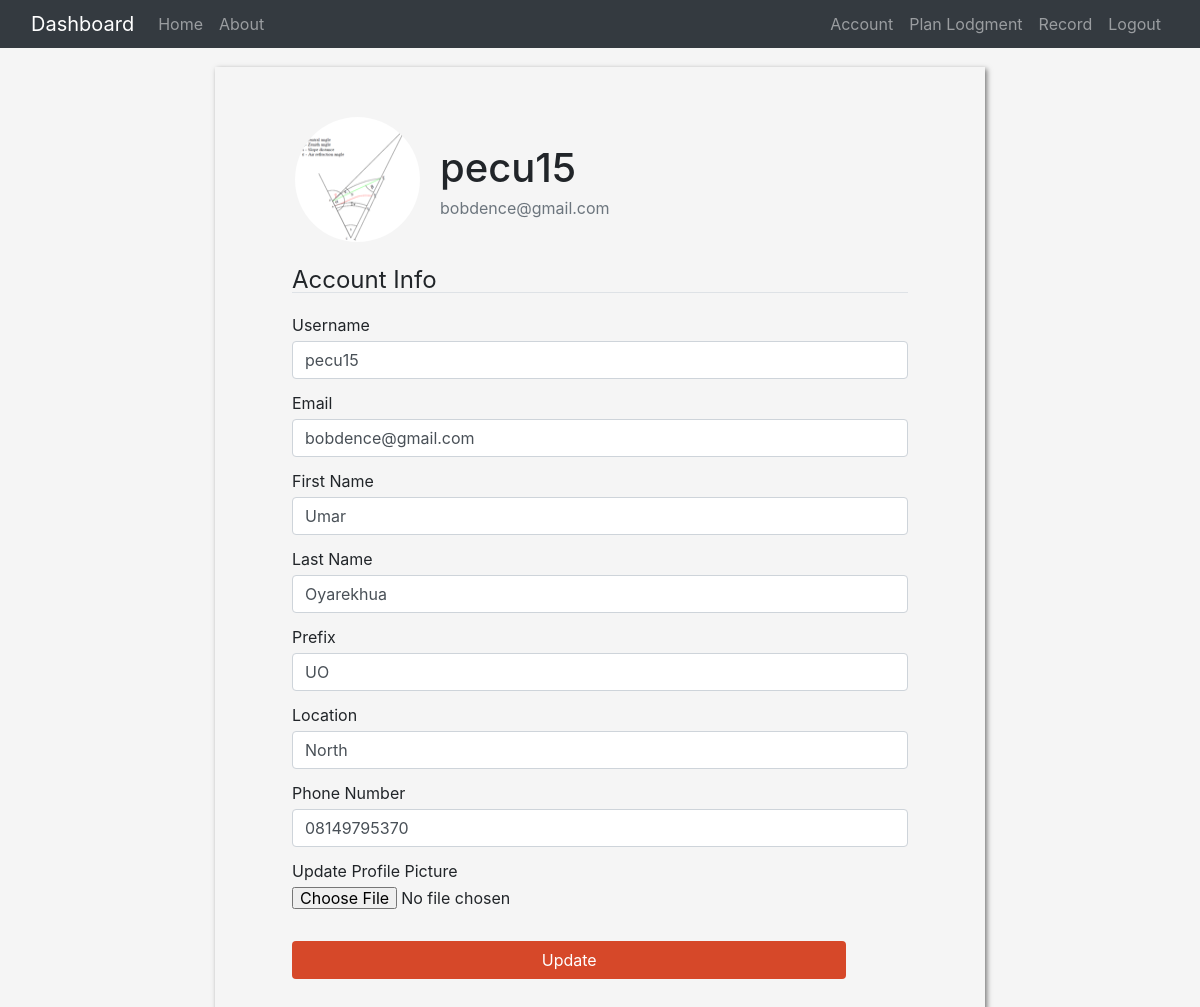
Page /account (signed in) on the committed database.
### app/models.py (models this page shows, shortened)
class User(db.Model, UserMixin):
    id = db.Column(db.Integer, primary_key=True)
    username = db.Column(db.String(20), nullable=False, unique=True)
    email = db.Column(db.String(120), nullable=False, unique=True)
    first_name = db.Column(db.String(), nullable=False)
    last_name = db.Column(db.String(), nullable=False)
    full_name = db.Column(db.String(), nullable=False)
    password = db.Column(db.String(), nullable=False)
    prefix = db.Column(db.String(2), nullable=False)
    phone_no = db.Column(db.String(15), unique=True, nullable= False)
    location = db.Column(db.String())
    image_file = db.Column(db.String(20), nullable=False, default='default.png')
    plans = db.relationship('Lodgement', backref='surveyor', lazy=True)

### app/routes.py (the view)
@app.route("/account", methods=['POST', 'GET'])
@login_required
def account():
    form = UpdateAccountForm()
    if request.method == 'POST':
        if form.validate_on_submit():
            if form.picture.data:
                picture_file = save_picture(form.picture.data)
                current_user.image_file = picture_file
            current_user.username = form.username.data
            current_user.email = form.email.data
            current_user.phone_no = form.phone_no.data
            current_user.prefix = form.prefix.data
            current_user.location = form.location.data
            current_user.first_name = form.first_name.data
            current_user.last_name = form.last_name.data
            db.session.commit()
            flash('Your account have been updated successfully', 'success')
            return redirect(url_for('account'))
    elif request.method == 'GET':
        form.username.data = current_user.username
        form.email.data = current_user.email
        form.phone_no.data = current_user.phone_no
        form.prefix.data = current_user.prefix
        form.location.data = current_user.location
        form.first_name.data = current_user.first_name
        form.last_name.data = current_user.last_name
    image_file = url_for('static', filename=f'profile_pics/{current_user.image_file}')
    return render_template('account.html', title='Account', form=form, image_file=image_file)

### app/forms.py (shortened to what this page needs)
class UpdateAccountForm(FlaskForm):
    username = StringField('Username', validators=[DataRequired(), Length(min=2, max=20)])
    email = StringField('Email', validators=[DataRequired(), Email()])
    first_name = StringField('First Name', validators=[DataRequired()])
    last_name = StringField('Last Name', validators=[DataRequired()])
    prefix = StringField('Prefix')
    location = StringField('Location')
    phone_no = StringField('Phone Number', validators=[Regexp(regex="^((\+234|0)[7-9][0-1]\d{8}$)|^()", message="Invalid Number")])
    picture = FileField('Update Profile Picture', validators=[FileAllowed(['jpg', 'png', 'jpeg'])])
    submit = SubmitField('Update')

### app/models.py (called while the page is built)
@login_manager.user_loader
def load_user(user_id):
    return User.query.get(int(user_id))

### app/templates/account.html (shortened to what this page needs)
{% extends "layout.html" %}
{% block CSS %}
<link rel="stylesheet" type='text/css' href="{{ url_for('static', filename='css/account.css') }}">
{% endblock %}
{% block content %}
<div class="container-fluid">
  <div class="row">
    <div class="col-sm-12 col-md-2"></div>
    <div class="col-sm-12 col-md-8">
      <div class="box">
        <div class="content-section">
          <img class="rounded-circle account-img" src="{{ image_file }}">
          <div class="media-body">
            <h2 class="account-heading"> {{ current_user.username }} </h2>
            <p class="text-secondary"> {{ current_user.email }}</p>
          </div>
        </div>
        <form class="account-form" action="{{ url_for('account') }}" method="POST" enctype="multipart/form-data">
          <fieldset class="form-group">
            <legend class="border-bottom mb-4">Account Info</legend>
            <div class="form-group">
              {{ form.username.label(class="form-control-label") }}
              {% if form.username.errors %}
              {{ form.username(class="form-control is-invalid") }}
              <div class="invalid-feedback">
                {% for error in form.username.errors %}
                <span> {{ error }}</span>
                {% endfor %}
              </div>
              {% else %}
              {{ form.username(class="form-control") }}
              {% endif %}
            </div>
            <div class="form-group">
              {{ form.email.label(class="form-control-label") }}
              {% if form.email.errors %}
              {{ form.email(class="form-control is-invalid") }}
              <div class="invalid-feedback">
                {% for error in form.email.errors %}
                <span> {{ error }}</span>
                {% endfor %}
              </div>
              {% else %}
              {{ form.email(class="form-control") }}
              {% endif %}
            </div>
            <div class="form-group">
              {{ form.first_name.label(class="form-control-label") }}
              {% if form.first_name.errors %}
              {{ form.first_name(class="form-control is-invalid") }}
              <div class="invalid-feedback">
                {% for error in form.first_name.errors %}
                <span> {{ error }}</span>
                {% endfor %}
              </div>
              {% else %}
              {{ form.first_name(class="form-control") }}
              {% endif %}
            </div>
            <div class="form-group">
              {{ form.last_name.label(class="form-control-label") }}
              {% if form.last_name.errors %}
              {{ form.last_name(class="form-control is-invalid") }}
              <div class="invalid-feedback">
                {% for error in form.last_name.errors %}
                <span> {{ error }}</span>
                {% endfor %}
              </div>
              {% else %}
              {{ form.last_name(class="form-control") }}
              {% endif %}
            </div>
            <div class="form-group">
              {{ form.prefix.label(class="form-control-label") }}
              {{ form.prefix(class="form-control") }}
            </div>
            <div class="form-group">
              {{ form.location.label(class="form-control-label") }}
              {{ form.location(class="form-control") }}
            </div>
            <div class="form-group">
              {{ form.phone_no.label(class="form-control-label") }}
              {{ form.phone_no(class="form-control") }}
            </div>
            <div class="form-group">
              {{ form.picture.label() }}
              {{ form.picture(class="form-control-file") }}
            </div>
          </fieldset>
          <div class="form-group">
            {{ form.submit(class="btn outline-btn account-btn") }}
          </div>
        </form>
      </div>
    </div>
    <div class="col-sm-12 col-md-2"></div>
  </div>
</div>
{% endblock content %}

### app/static/css/account.css (style rules this page uses)
body { line-height: 1; margin: 0; background-color: whitesmoke; }
form.account-form { max-width: 80%; margin: auto; }
input.account-btn { color: #ffffff; background-color: #d64829; width: 90%; margin-bottom: 10px; }
.box { margin-top: 1.2rem; padding: 40px 0px 20px; box-shadow: 2px 2px 5px rgba(0, 0, 0, .5); }
.content-section { display: flex; padding: 10px 5rem; }
.account-img { height: 125px; width: 125px; margin-right: 20px; margin-bottom: 16px; }
.account-heading { font-size: 2.5rem; }
.media-body { display: block; margin: auto; }

### rows in the picture
User: username "pecu15", email "bobdence@gmail.com", first_name "Umar", last_name "Oyarekhua", prefix "UO", location "North", phone_no "08149795370"
